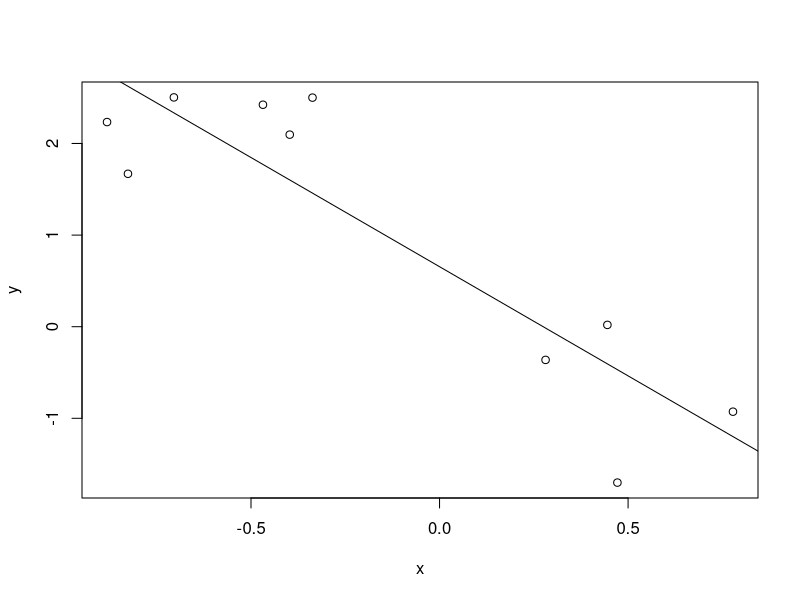
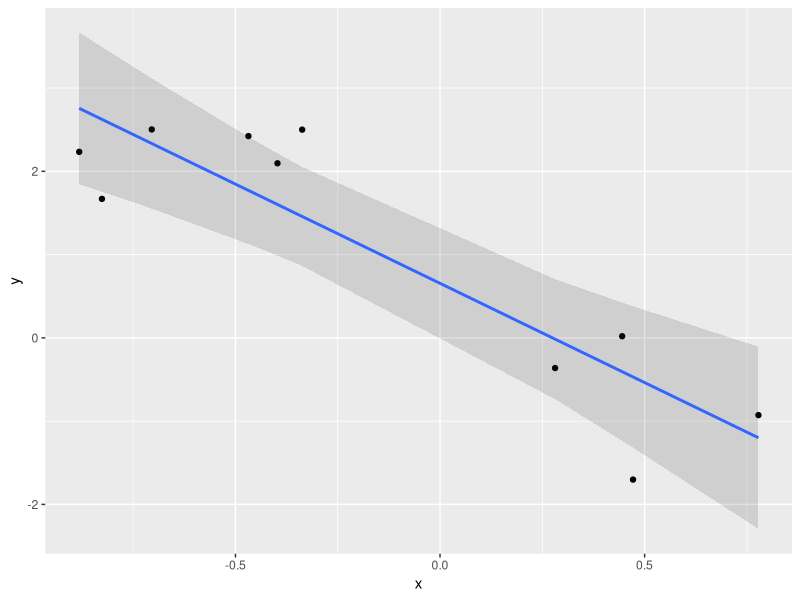

Reproduce these figures in R, in order.
library(ggplot2)

sample_size=10#779
dimension=1
set.seed(779)

#generate a random true b value
#b<-matrix(rep(1,each=dimension+1))
b<-matrix(rcauchy(dimension+1))

#figure out why this is rare to not be full rank
x<-matrix(data=rnorm(sample_size*dimension, mean=0, sd=1),ncol = dimension, byrow = FALSE)
#d<-c(rep(1,each=sample_size),rnorm(sample_size*dimension, mean=0, sd=1))
#make the first column 1s
X<-cbind(matrix(rep(1,each=sample_size)), x)

e<-matrix(rnorm(n = sample_size, mean=0, sd=1))
y<-X%*%b+e

datag<-data.frame(y,x)

#the model under ideal conditions
modelg<-lm(y ~ ., data=datag)
summary(modelg)

plot(x,y)
abline(modelg)

#prediction intervals
pre <- predict(modelg, interval = 'confidence')

ggplot(datag, aes(x=x, y=y)) +        # ggplot2 plot with confidence intervals
  geom_point() +
  geom_ribbon( aes(ymin = pre[,2], ymax = pre[,3], color = NULL), alpha = .15) +
  geom_smooth(method='lm', se=FALSE) 


